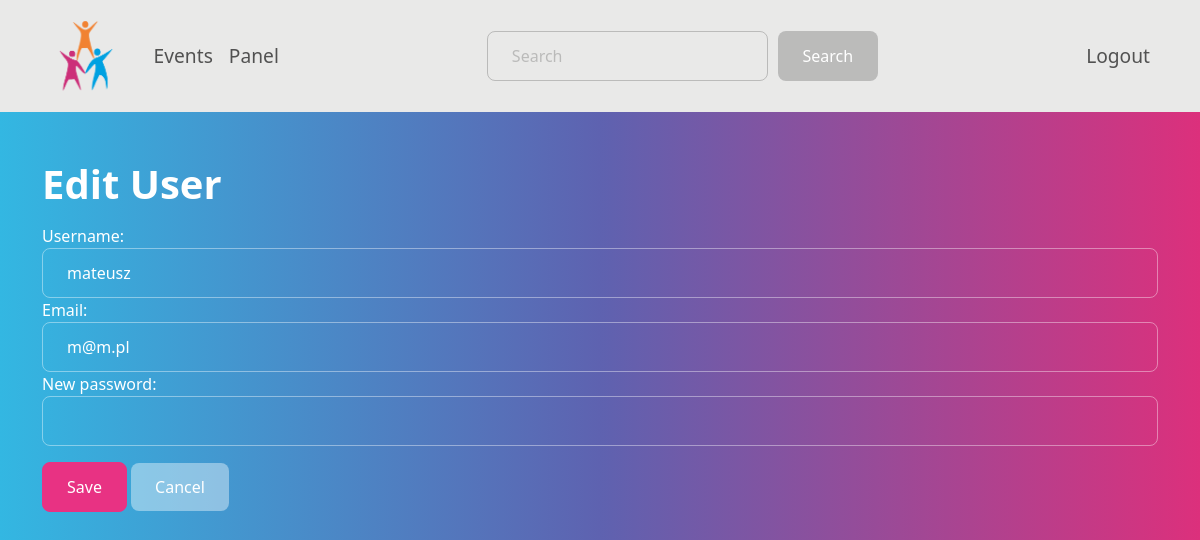
The app's page /edit_user/15/ (signed in), older data.
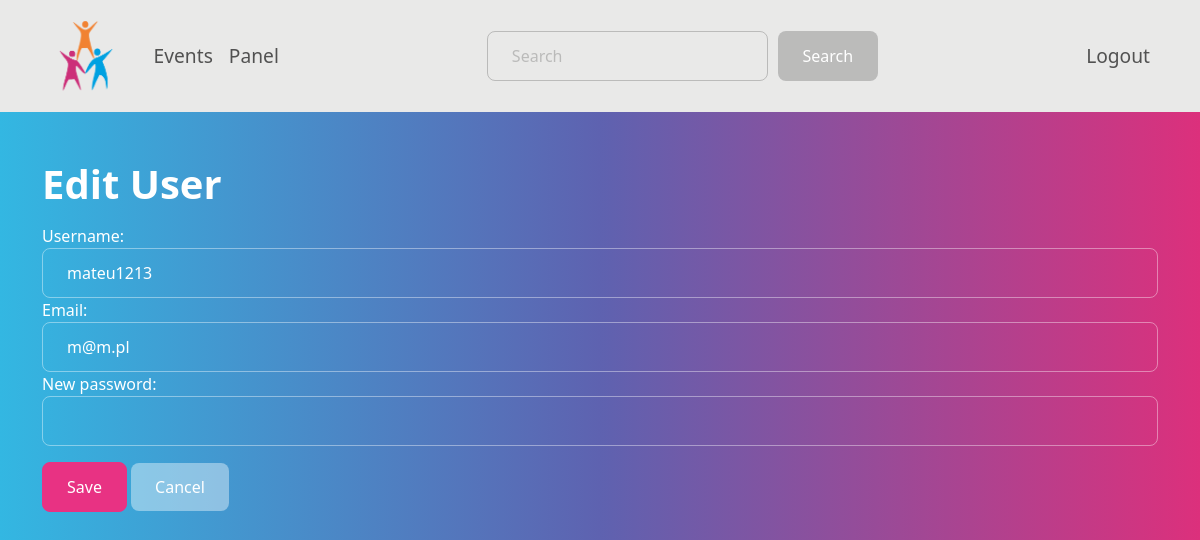
The same page, newer data.
### app/models.py (models this page shows, shortened)
class User(AbstractBaseUser, PermissionsMixin):
    user_ID = models.AutoField(primary_key=True)
    email = models.EmailField(max_length=50, unique=True)
    username = models.CharField(max_length=50)
    is_staff = models.BooleanField(default=False)
    role = models.CharField(max_length=50)
    USERNAME_FIELD = "email"
    REQUIRED_FIELDS = ["username"]
    objects = UserManager()

### app/views.py (the view)
# urls.py: path('edit_user/<int:user_id>/', edit_user, name='edit_user'),
@login_required
@csrf_exempt
def edit_user(request, user_id):
    user = get_object_or_404(get_user_model(), pk=user_id)
    if request.method == 'POST':
        recaptcha_token = request.POST.get('g-recaptcha-response')
        recaptcha_secret = "6LeIxAcTAAAAAGG-vFI1TnRWxMZNFuojJ4WifJWe"
        recaptcha_url = "https://www.google.com/recaptcha/api/siteverify"
        recaptcha_response = requests.post(
            recaptcha_url,
            data={
                'secret': recaptcha_secret,
                'response': recaptcha_token
            }
        )
        recaptcha_result = recaptcha_response.json()
        if not recaptcha_result.get('success', False):
            return render(request, 'edit_user.html', {
                'user_form': UserEditForm(instance=user),
                'user_id': user_id,
                'error': 'reCAPTCHA verification failed. Please try again.'
            })
        user_form = UserEditForm(request.POST, instance=user)
        if user_form.is_valid():
            user_form.save()
            return redirect('user_detail', user_id=user_id)
    else:
        user_form = UserEditForm(instance=user)
    return render(request, 'edit_user.html', {'user_form': user_form, 'user_id': user_id})

### app/forms.py
class UserEditForm(forms.ModelForm):
    class Meta:
        model = User
        fields = ['username', 'email', 'password']
        widgets = {
            'username': forms.TextInput(attrs={'class': 'form-control'}),
            'email': forms.EmailInput(attrs={'class': 'form-control'}),
            'password': forms.PasswordInput(attrs={'class': 'form-control'}),
        }

### app/templates/edit_user.html (shortened to what this page needs)
{% extends "base.html" %}
{% block content %}
<h1>Edit User</h1>
<form method="post">
    <div class="form-group">
        <label for="id_username">Username:</label>
        {{ user_form.username }}
    </div>
    <div class="form-group">
        <label for="id_email">Email:</label>
        {{ user_form.email }}
    </div>
    <div class="form-group">
        <label for="password">New password:</label>
        {{ user_form.password }}
    </div>
    <button type="submit" class="btn btn-primary">Save</button>
    <a href="{% url 'admin_dashboard' %}" class="btn btn-secondary">Cancel</a>
</form>
{% endblock %}

Row changes from the older to the newer data that the page shows:
changed User "m@m.pl": username "mateusz" → "mateu1213"
